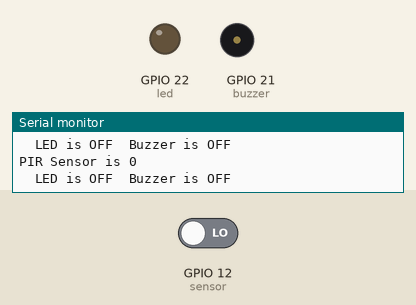
The sketch below on a simulated ESP32. On the bench: output pins drawn as LEDs (lit = HIGH), buzzer (waves = sounding, pin HIGH), the last lines printed to the serial monitor. Inputs (shaded band) come from the test bench; at power-on: GPIO 12 (sensor) LOW. WiFi joins after 1.5 s; servers stay silent unless stated.

Above: at 7.4 s.
7.5 s: GPIO 12 (sensor) driven HIGH
At 9.4 s:
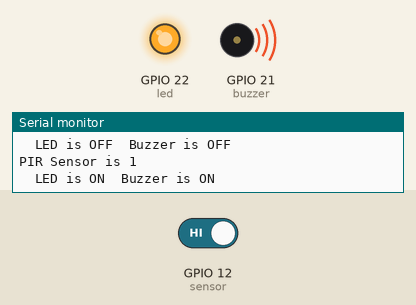
9.7 s: GPIO 12 (sensor) driven LOW
At 11.3 s:
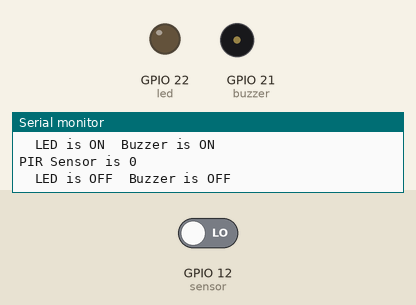
Timing chart, 0 to 12.8 s (numbered marks = the images above; inputs shaded):
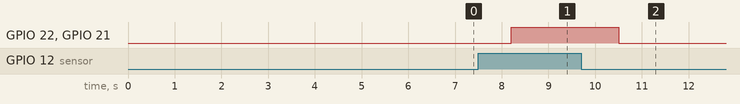

The sketch:

PIR_Sensor.ino
```cpp
#include "ThingSpeak.h"
#include <WiFi.h>

//-------Enter your WiFi Details------//
const char* ssid = "VishuMob";  //SSID
const char* password = "7070070167@Vt";  //Password
//-----------------------------------//

WiFiClient client;

//-------------ThingSpeak Details-----------------//
unsigned long myChannelNumber = 1491884; //Channel ID
const char * myWriteAPIKey = "ELUHHYKR9FHAXCFD"; //Your Write API Key
int field_id = 1; //Which channel to write data
//-----------------------------------------------//

int led = 22;   //The pin that the LED is atteched to
int buzzer = 21;  //The pin that the Buzzer is atteched to
int sensor = 12; //12;  //The pin that the Sensor is atteched to
int state = LOW;  //By default, no motion detected
int val = 0;      //variable to store the sensor status (value)

void setup() {
  pinMode(led,OUTPUT);   //Initialize LED as an OUTPUT
  pinMode(buzzer, OUTPUT);  //Initialize Buzzer as an OUTPUT
  pinMode(sensor,INPUT); //Initialize Sensor as an INPUT
  Serial.begin(115200);   //Initialize Serial Monitor
  WiFi.mode(WIFI_STA);
  ThingSpeak.begin(client);   //Intialize ThingSpeak
}

void loop() {
  //-----------------WiFi Setup-------------------//
  if(WiFi.status()!= WL_CONNECTED)
  {
    Serial.print("Attempting to Connect to SSID: ");
    Serial.println(ssid);
    while(WiFi.status()!= WL_CONNECTED)
    {
      WiFi.begin(ssid,password);
      Serial.print("Searching for WiFi...\n");
      delay(5000);
    }
    Serial.println("\nConnected.");
  }
  //--------------------------------------------//

  val = digitalRead(sensor);  //read sensor value

  if(val == HIGH)    //check if sensor is HIGH
  {
    Serial.print("\nPIR Sensor is ");
    Serial.println(val);
    digitalWrite(led, HIGH);  //turn LED ON
    digitalWrite(buzzer, HIGH);  //turn Buzzer ON
    Serial.print("\tLED is ON");
    Serial.print("\tBuzzer is ON");
    ThingSpeak.writeField(myChannelNumber, field_id, val, myWriteAPIKey);
    delay(2000);
   }

   if(val == LOW)    //check if the sensor is LOW
   {
    Serial.print("\nPIR Sensor is ");
    Serial.println(val);
    digitalWrite(led, LOW);   //turn LED OFF
    digitalWrite(buzzer, LOW);  //turn Buzzer OFF
    Serial.print("\tLED is OFF");
    Serial.print("\tBuzzer is OFF");
    ThingSpeak.writeField(myChannelNumber, field_id, val, myWriteAPIKey);
    delay(500);
   }
}
```

Measured:
- after the input at 7.5 s, GPIO 22 (led), GPIO 21 (buzzer): LOW → HIGH after 0.70 s
- after the input at 9.7 s, GPIO 22 (led), GPIO 21 (buzzer): HIGH → LOW after 0.80 s
